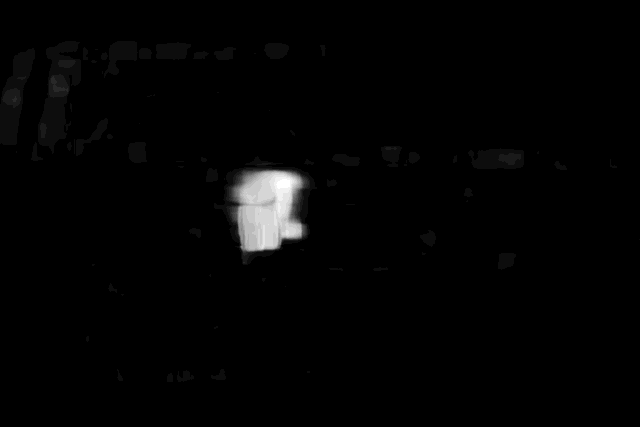
#> input picture Activity 11 - Basic Video Processing/castor_28g/18.png, 640 x 427 px, given in place of 0.png, which was not available
$ jupyter execute --allow-errors 186-11.ipynb   (text cells are left out)
#> lines starting #> are read from the running program, lines starting #| are printed output that depends on the picture; after the words box and inside, x2 and y2 are one past the last pixel; in counts of white or black regions, pixels touching at a corner belong together; pictures that were not available may be replaced by others from this repository, and a replacement may not be noted
[cell 1]
import os
import numpy as np
import cv2 as cv
from numpy import random as rand
from scipy import stats, optimize as opt
from matplotlib import pyplot as plt, patches as patch
from skimage import measure as meas, segmentation as seg, color as col, \
                    filters as filt, morphology as morph, feature as feat
from tqdm import tnrange, tqdm_notebook as tqdm
from jupyterthemes import jtplot

[cell 2]
jtplot.reset()
# plt.switch_backend('nbAgg')
plt.style.use("seaborn")
plt.rcParams["axes.axisbelow"] = True
plt.rcParams["text.usetex"] = True
plt.rcParams["font.family"] = "serif"
plt.rcParams["figure.figsize"] = (16/2, 9/2)
plt.rcParams["figure.dpi"] = 100
#> (the rest of this cell did not finish here and is left out)

[cell 3]
class VideoToGraph:

    # [86 lines left out: functions __init__, trackObject, plotObject, not called in this run]

    def run(self):
        self.trackObject()
        self.plotObject()

[cell 4]
class ImageSegment:

    def __init__(self, image):
        if type(image) == str:
            self.image = cv.imread(image)
        elif type(image) == np.ndarray:
            self.image = image
        else:
            raise NotImplementedError
        self.image_hist = np.squeeze(cv.calcHist([self.image.ravel()], [0], None, [256], [0, 255]))
        eps = 1e-4
#         self.image[np.where(-eps < self.image.all() < eps)[0]] = 1e5
        self.cropping = False
        self.sel_rect_endpoint = None
        self.refpt = None

    # [4 lines left out: function BGR2NCC, not called in this run]

    def pixelLikelihood(self, r, mu, sigma):
        return 1/(sigma*np.sqrt(2*np.pi)) * np.exp(-(r - mu)**2/(2 * sigma**2))

    # [14 lines left out: function ColorPicker, not called in this run]

    def get_ROI(self):
        image = (self.image/self.image.max()).astype('float32')
        clone = image.copy()
        cv.namedWindow('macbeth', cv.WINDOW_NORMAL)
        if image.shape[0] > image.shape[1]:
            cv.resizeWindow('macbeth', 400, 600)
        else:
            cv.resizeWindow('macbeth', 600, 400)
        cv.setMouseCallback('macbeth', self.ColorPicker)

        while True:
            if not self.cropping:
                cv.imshow('macbeth', self.image)
            elif self.cropping and self.sel_rect_endpoint:
                rect_cpy = image.copy()
                cv.rectangle(rect_cpy, self.refpt[0], self.sel_rect_endpoint[0], (0, 255, 0), 1)
                cv.imshow('macbeth', rect_cpy)

            key = cv.waitKey(1) & 0xFF
            if key == ord('r'):
                image = clone.copy()

            elif key == ord('c'):
                break

        if len(self.refpt) == 2:
            self.roi = clone[self.refpt[0][1]:self.refpt[1][1], self.refpt[0][0]:self.refpt[1][0]]
            cv.imshow("ROI", self.roi)
            cv.waitKey(0)

        cv.destroyAllWindows()

    # [62 lines left out: functions get_chromaROI, get_chromaIMG, get_histROI, get_histIMG, plot_segment, parametric, not called in this run]
#         self.plot_segment()

    def nonparametric(self, **kwargs):
        if self.refpt is None:
            self.get_ROI()
        self.get_histROI(**kwargs)
        self.get_histIMG()
#         self.plot_segment()

    # [52 lines left out: functions otsu, main, not called in this run]

[cell 5]
filenames = os.listdir()
for f in filenames:
    if f.endswith('.avi'):
        fn = f[:-4] + '/'
        vid = VideoToGraph(f)
        vid.trackObject()
        for i,v in enumerate(vid.frame_store):
            cv.imwrite(fn + str(i) + '.png', v)
#> pass 2 of the loop `for f in filenames:`:

[cell 6]
parent_dir = 'castor_28g'
filenames = os.listdir('%s/'%parent_dir)
x_coords = []
for n, f in enumerate(filenames):
    frame = cv.imread('%s/%s.png'%(parent_dir, str(n)), 0)
#> frame is the input picture: shape (427, 640); min 0, max 19, mean 0.299
    thresh, frame = cv.threshold(frame, 127, 255, cv.THRESH_OTSU)
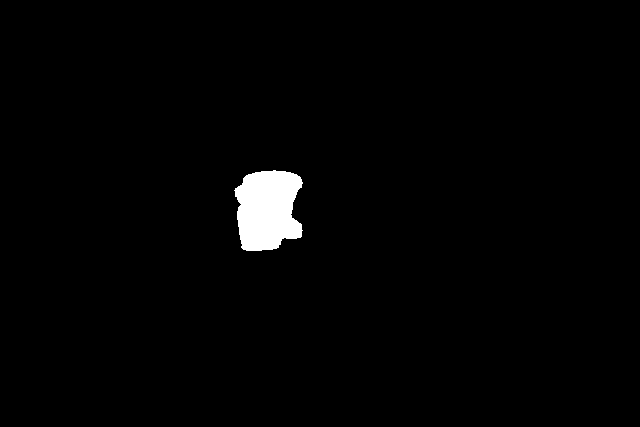
#> frame: shape (427, 640); 1.6% white; 1 white region, box (x1, y1, x2, y2) and area: (234, 170, 303, 251) 4377
#> thresh = 7
    labeled = meas.label(frame)
#> labeled: shape (427, 640) int64; values 0 (black) and 1 (white), 1.6% white; 1 white region
    props = meas.regionprops(labeled)
#> props = 1 regions; box (x1, y1, x2, y2) and area: (234, 170, 303, 251) 4377
    x_coords.append(props[0]['centroid'][1])
#> pass 2 of the loop `for n, f in enumerate(filenames):`:
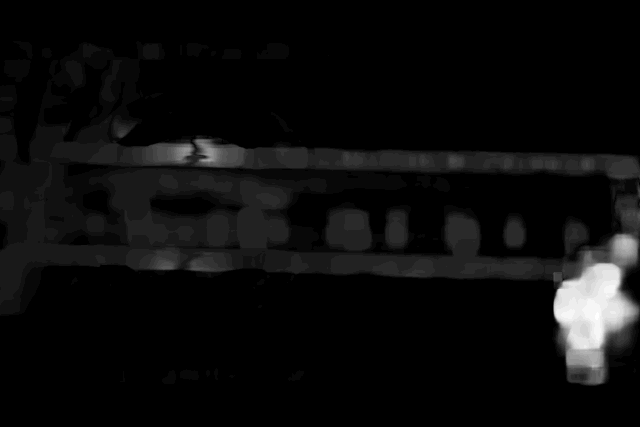
#> input picture Activity 11 - Basic Video Processing/castor_28g/2.png, 640 x 427 px, given in place of 1.png, which was not available
#> frame is the input picture: shape (427, 640); min 0, max 30, mean 1.4
#> `thresh, frame = cv.threshold(frame, 127, 255, cv.THRESH_OTSU)`:
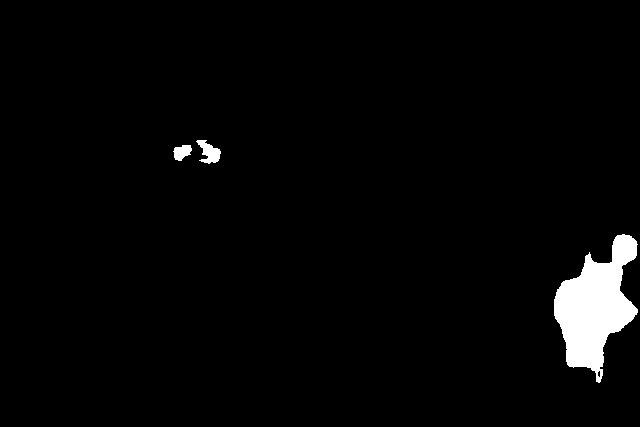
#> frame: shape (427, 640); 2.6% white; 3 white regions
#> thresh = 11
#> `labeled = meas.label(frame)`:
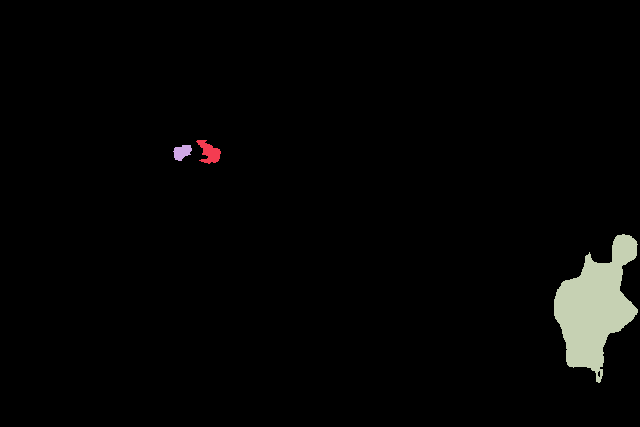
#> labeled: shape (427, 640) int64; 4 distinct labels, from 0 to 3; one colour per label, 0 black
#> props = 3 regions; box (x1, y1, x2, y2) and area: (554, 234, 638, 383) 6585, (196, 140, 221, 164) 326, (173, 145, 192, 161) 209

[cell 7]
fps = 15
t = np.linspace(0, len(x_coords)/fps, len(x_coords))
#> t = [0, 0.1, 0.2]
x_coords = np.array(x_coords) * 1e-2
#> x_coords = [2.67, 2.09, 2.09]
grad_px = np.array([331.79, 336.16, 305.22, 334.69, 326,80]).mean() * 1e-2
grad_cm = np.array([11.70, 11.86, 10.77, 11.81, 11.53]).mean() * 1e-2
s_img = x_coords * grad_cm / grad_px
#> s_img = [0.108, 0.0844, 0.0844]

dt = t[1] - t[0]
#> dt = 0.1
v_avg = np.zeros_like(s_img)
#> v_avg = [0, 0, 0]
v_avg[1:] = np.diff(s_img)/dt

[cell 8]
fig, ax = plt.subplots(2, 1, sharex=True, figsize=(16/2, 9/2))

ax[0].plot(t, s_img, 'o')
ax[0].set_ylabel('position, m')

ax[1].plot(t, v_avg, 'o')
ax[1].set_xlabel('time, s')
ax[1].set_ylabel('velocity, m/s')

#> (the rest of this cell did not finish here and is left out)

[cell 9]
f = r'D:\Kenneth\Documents\5-1\App Physics 186\Activity 11\KVD_7296.mp4'

[cell 10]
cap = cv.VideoCapture(f)
framebloblist = []
count = 0
while True:
    ret, frame = cap.read()
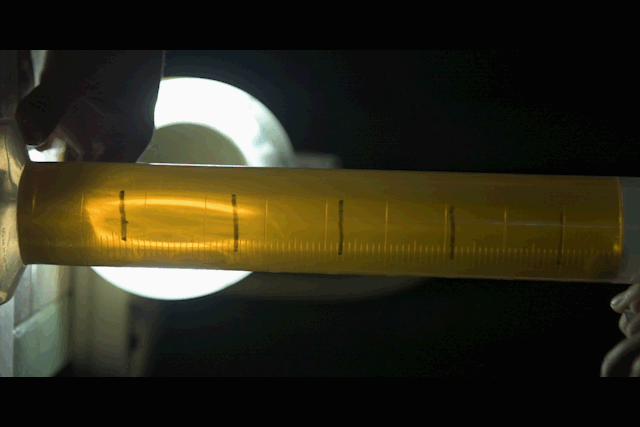
#> input picture frame 2 of Activity 11/motor_29g.avi, 640 x 427 px, given in place of KVD_7296.mp4, which was not available
#> frame is the input picture: shape (427, 640, 3); mean B, G, R 26.9, 43.5, 47
    if not ret:
        break
    if count == 0:
        seg = ImageSegment(frame)
#> in __init__, `self.image_hist = np.squeeze(cv.calcHist([self.image.ravel()], [0], No..`: self.image_hist = 256 values, max 316416 at index 3, min 0 at index 0, mean 3202.5
        seg.nonparametric()
#> (key Esc is pressed here)
    else:
        seg.image = frame
        seg.get_histIMG()
    thres, out = cv.threshold(seg.nparam_out, 127, 255, cv.THRESH_BINARY)
    out = cv.morphologyEx(out, cv.MORPH_CLOSE,
                          cv.getStructuringElement(cv.MORPH_ELLIPSE, (11, 11)))
    labeled = meas.label(out)
    framebloblist.append(labeled)
    cv.imwrite('7296/%i.png' %count, out)
    plt.imshow(labeled, 'gray')
    plt.axis('off')
    plt.show()
    plt.close('all')
    count += 1
